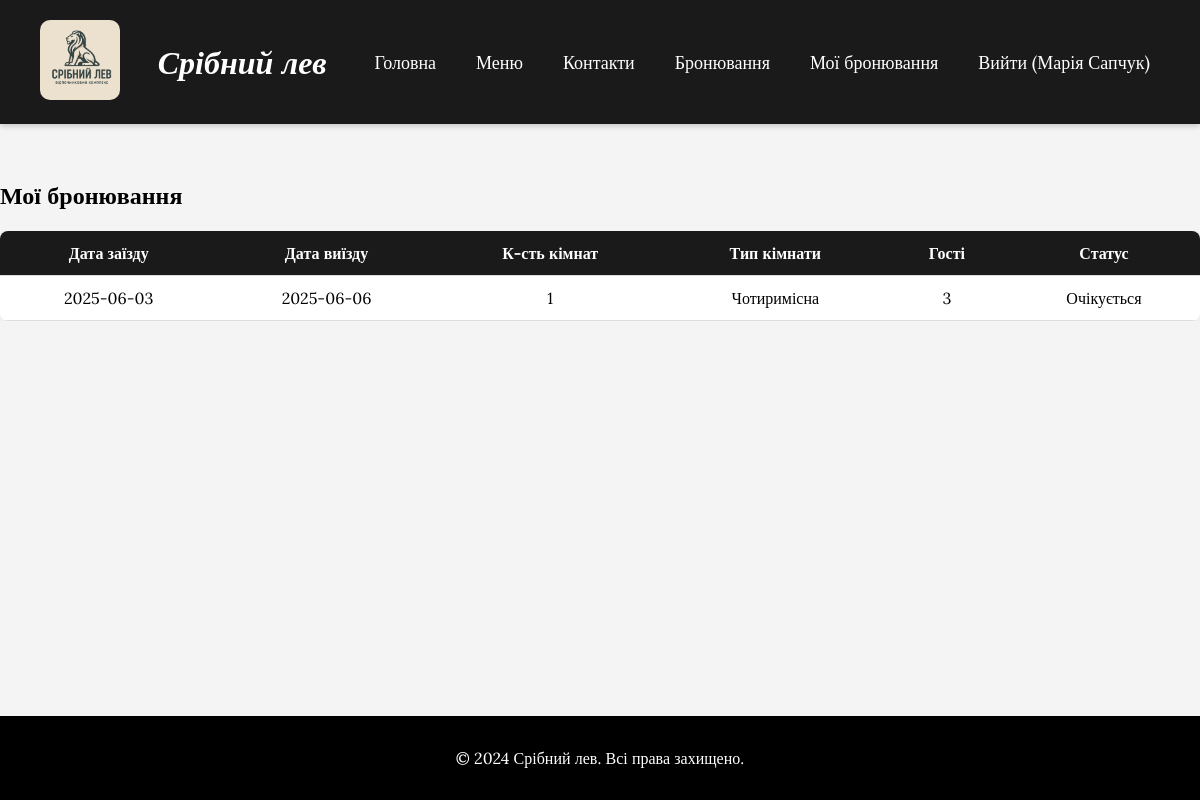
Screenshot of /my_bookings (signed in) with the database file from the repository.
### tables this page shows
CREATE TABLE users (
                id INTEGER PRIMARY KEY AUTOINCREMENT,
                username TEXT UNIQUE NOT NULL,
                password TEXT NOT NULL,
                is_admin INTEGER NOT NULL DEFAULT 0
            );

CREATE TABLE reservations (
                id INTEGER PRIMARY KEY AUTOINCREMENT,
                date_from TEXT NOT NULL,
                date_to TEXT NOT NULL,
                rooms INTEGER NOT NULL,
                room_type TEXT NOT NULL,
                guests INTEGER NOT NULL,
                user_id INTEGER,
                FOREIGN KEY (user_id) REFERENCES users(id)
            );

### app.py (the view)
@app.route('/my_bookings')
@login_required
def my_bookings():
    conn = sqlite3.connect(DB)
    c = conn.cursor()
    c.execute('SELECT id, date_from, date_to, rooms, room_type, guests FROM reservations WHERE user_id = ? ORDER BY id DESC', (current_user.id,))
    reservations = c.fetchall()
    conn.close()
    return render_template('my_bookings.html', reservations=reservations)

### app.py (called while the page is built)
def get_user_by_id(user_id):
    conn = sqlite3.connect(DB)
    c = conn.cursor()
    c.execute("SELECT id, username, is_admin FROM users WHERE id = ?", (user_id,))
    row = c.fetchone()
    conn.close()
    if row:
        return User(row[0], row[1], bool(row[2]))
    return None

@login_manager.user_loader
def load_user(user_id):
    return get_user_by_id(user_id)

### templates/my_bookings.html (shortened to what this page needs)
{% extends "base.html" %}
{% block content %}
<h2>Мої бронювання</h2>
{% if reservations %}
<div class="table-container">
    <table class="booking-table">
        <thead>
            <tr>
                <th>Дата заїзду</th>
                <th>Дата виїзду</th>
                <th>К-сть кімнат</th>
                <th>Тип кімнати</th>
                <th>Гості</th>
                <th>Статус</th>
            </tr>
        </thead>
        <tbody>
        {% for r in reservations %}
            <tr>
                <td>{{ r[1] }}</td>
                <td>{{ r[2] }}</td>
                <td>{{ r[3] }}</td>
                <td>{{ r[4] }}</td>
                <td>{{ r[5] }}</td>
                <td>Очікується</td>
            </tr>
        {% endfor %}
        </tbody>
    </table>
</div>
{% else %}
<p>У вас поки немає бронювань.</p>
{% endif %}
{% endblock %}

### templates/base.html (shortened to what this page needs)
<!DOCTYPE html>
<html lang="uk">
<head>
    <link rel="stylesheet" href="{{ url_for('static', filename='style.css') }}" />
    <link rel="stylesheet" href="https://cdnjs.cloudflare.com/ajax/libs/font-awesome/6.0.0-beta3/css/all.min.css">
<main>
</head>
<body>
    <header>
        <div class="logo-title">
            <img src="{{ url_for('static', filename='images/3ofLMZz.jpg') }}" alt="Логотип" class="logo" />
        </div>
        <div class="header-center">
            <h1 class="site-title">Срібний лев</h1>
        </div>
        <nav>
            <a href="{{ url_for('index') }}">Головна</a>
            <a href="{{ url_for('menu') }}">Меню</a>
            <a href="{{ url_for('contacts') }}">Контакти</a>
            <a href="{{ url_for('reservation') }}">Бронювання</a>
            {% if current_user.is_authenticated %}
                {% if current_user.is_admin %}
                    <a href="{{ url_for('bookings') }}">Список бронювань</a>
                {% else %}
                    <a href="{{ url_for('my_bookings') }}">Мої бронювання</a>
                {% endif %}
                <a href="{{ url_for('logout') }}">Вийти ({{ current_user.username }})</a>
            {% else %}
                <a href="{{ url_for('login') }}">Увійти</a>
            {% endif %}
        </nav>
    </header>
    <main>
        {% block content %}{% endblock %}
    </main>
    <footer>
        <p>&copy; 2024 Срібний лев. Всі права захищено.</p>
    </footer>
</body>
</html>

### static/style.css (style rules this page uses)
body { font-family: Arial, sans-serif; margin: 0; padding: 0; background-color: #f4f4f4; }
header { position: fixed; top: 0; left: 0; width: 100%; z-index: 1000; display: flex; align-items: center; justify-content: space-between; padding: 20px 40px; background-color: #1a1a1a; color: white; box-shadow: 0 2px 6px rgba(0, 0, 0, 0.2); box-sizing: border-box; overflow-x: hidden; }
.logo-title { position: static; }
.logo { width: 80px; height: auto; border-radius: 10px; }
.header-center { flex-grow: 1; text-align: center; }
.site-title { margin: 0; font-size: 2rem; }
nav { display: flex; justify-content: center; gap: 20px; flex-wrap: wrap; }
nav a { color: white; text-decoration: none; font-size: 18px; padding: 6px 10px; border-radius: 4px; transition: background-color 0.3s, color 0.3s; }
footer { background-color: #1a1a1a; color: white; text-align: center; padding: 10px; margin-top: 20px; }
main { padding-top: 80px; }
html, body { margin: 0; padding: 0; min-height: 100vh; display: flex; flex-direction: column; }
footer { background-color: #000; color: white; text-align: center; padding: 10px 0; width: 100%; }
.table-container { overflow-x: auto; margin-top: 20px; }
.booking-table { width: 100%; border-collapse: collapse; font-size: 1rem; background-color: #fff; border-radius: 8px; overflow: hidden; box-shadow: 0 2px 10px rgba(0,0,0,0.05); }
.booking-table thead { background-color: #1a1a1a; color: #fff; }
.booking-table th, .booking-table td { padding: 12px 16px; text-align: center; border-bottom: 1px solid #ddd; }
html, body { margin: 0; padding: 0; height: 100%; overflow-x: hidden; }

### templates/base.html (style rules this page uses)
html, body { height: 100%; margin: 0; }
body { display: flex; flex-direction: column; font-family: 'Lora', serif; }
main { flex: 1; padding-top: 80px; box-sizing: border-box; }
footer { background-color: black; color: white; text-align: center; padding: 1em 0; width: 100%; }
.site-title { font-family: 'Lora', serif; font-weight: 600; font-style: italic; }

### rows the page displays
users: username "Марія Сапчук"
reservations: date_from "2025-06-03", date_to "2025-06-06", rooms "1", room_type "Чотиримісна", guests "3"
